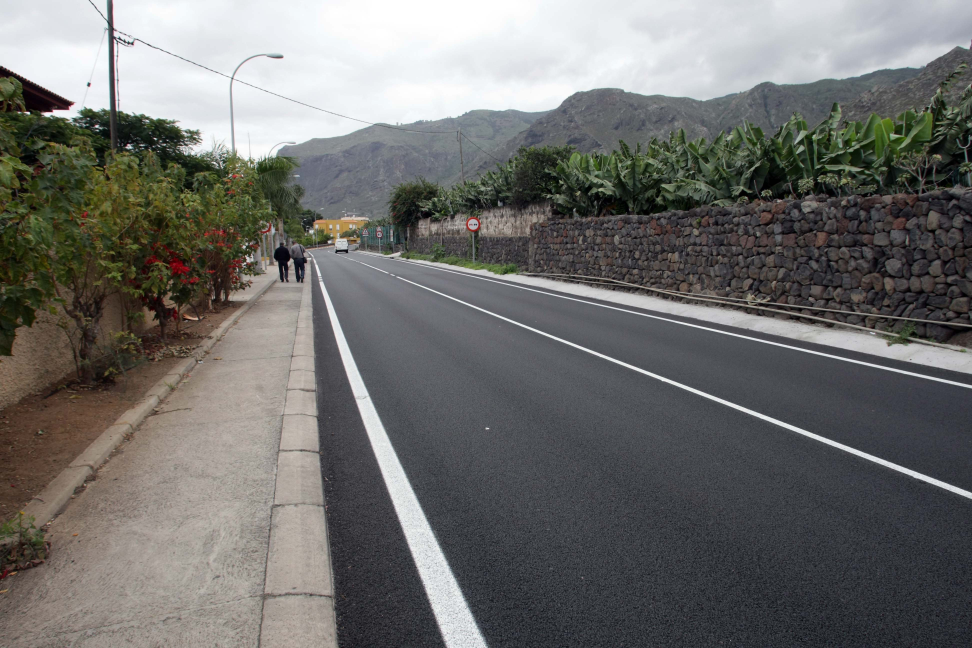
#> input picture images/carretera.jpg, 3888 x 2592 px (shown at 1/4 size)
$ python example.py
#> lines starting #> are read from the running program, lines starting #| are printed output that depends on the picture
### anagliph.py
#!/usr/bin/env python3
# -*- coding: utf-8 -*-
"""
Created on Sat Sep 22 22:03:31 2018

@author: PedrofRodenas
"""

# imports
import numpy as np
import cv2
import matplotlib.pyplot as plt
import utils
import hough
import matplotlib.patches as mpatches


def plot_CutPoints(img, cutP, VanishP):


    fig, ax = plt.subplots()
    ax.imshow(img)

    ax.axis('off')
    red_patch = mpatches.Patch(color='firebrick', label='Cut Points')
    blue_patch = mpatches.Patch(color='blue', label='Vanishing Point')

    for p in cutP:

        ax.plot(p[1],p[0], '+', linewidth=5, color='firebrick')

    # Plot intersection point in blue
    ax.plot(VanishP[1],VanishP[0], '+', linewidth=7, color='blue')
    ax.legend(handles=[red_patch, blue_patch])


# xcale, yscale: image scale for less time computation
# cannymin, cannymax: pixel values range to apply canny filter
# nlines: number of lines to detect
# threshold: minimum value in H space to be considered lines
# nhood_size: minimum space between lines to be considered sigle lines.
def ConvertImageto3D(image, xscale, yscale, cannymin=100, cannymax=200,
                     nlines=4,threshold=0.7, nhood_size=80):

    shapes = cv2.resize(image, (0,0), fx=xscale, fy=yscale)

    M, N, D = shapes.shape

    imagen = np.copy(shapes)

    shapes_grayscale = cv2.cvtColor(shapes, cv2.COLOR_RGB2GRAY)

    # blur image (this will help clean up noise for Canny Edge Detection)
    # see Chapter 2.0 for Guassian Blur or check OpenCV documentation
    shapes_blurred = cv2.GaussianBlur(shapes_grayscale, (5, 5), 1.5)

    # find Canny Edges and show resulting image
    canny_edges = cv2.Canny(shapes_blurred, cannymin, cannymax)
    plt.imshow(canny_edges, cmap='gray')
    plt.title("Canny Edges")

    # run hough_lines_accumulator on the shapes canny_edges image

    H, rhos, thetas = hough.hough_lines_acc(canny_edges)
    indicies, H = hough.hough_peaks(H, nlines,threshold, nhood_size) # find peaks
    hough.plot_hough_acc(H) # plot hough space, brighter spots have higher votes
    hough.hough_lines_draw(shapes, indicies, rhos, thetas)

    plt.figure()
    plt.imshow(shapes)
    plt.title('Lines Detected')
    plt.axis('off')


    x, y = utils.hough_lines_coords(indicies, rhos, thetas)

    coefficients = utils.get_coefficients(x,y)

    # Get the intersection points
    CutPoints = utils.get_intersection(coefficients, M, N)


    # Selection of intersection point that is closer to everyone else
    VanishP = utils.less_distancePoint(CutPoints)

    # Plot cut points and vanishing point
    plot_CutPoints(shapes, CutPoints, VanishP)

    # Memory reservation for DephMap
    DepthMap = np.zeros((M,N))
    DepthMapL = np.zeros((M,N))
    DepthMapR = np.zeros((M,N))

    xvan = VanishP[0]
    yvan = VanishP[1]

    # DepthMap Synthesis at vertical axis
    for i in range(M):

        DepthMap[i,:] = (255/(M-xvan))*(i-xvan)

    # Convert to 0 negatives values
    DepthMap[DepthMap < 0] = 0

    # DepthMap Synthesis at horizontal axis
    for i in range(yvan):

        DepthMapL[xvan:,i] = -(255/yvan)*(i-yvan)

    for i in range(yvan,N):

        DepthMapR[xvan:,i] = (255/(N-yvan))*(i-yvan)

    DepthMapH = DepthMapL + DepthMapR


    # Maximum displacement of image
    Md = int(N / 95)

    # Parallax Matrix Vertical Shift
    parallax = (Md*((DepthMap/255))).astype(int)

    # Parallax Matrix Vertical Shift
    parallaxh = (Md*((DepthMapH/255))).astype(int)

    # Copy third channel (Red)
    imgR = imagen[:,:,2]

    # Image border extension
    img = cv2.copyMakeBorder(imagen,0,0,Md,Md,
                             cv2.BORDER_CONSTANT,value=0)

    pp = (parallax + parallaxh)

    # Channel displacement
    for i in range(M):

        for j in range(N):

            img[i,j+pp[i,j],2] = imgR[i,j]


    Image3D = img[:,Md:-Md,:]

    return Image3D

### hough.py
# Original code from rishabhsixfeet
# Github: https://gist.github.com/rishabhsixfeet/45cb32dd5c1485e273ab81468e531f09


# imports
import numpy as np
import cv2
import matplotlib.pyplot as plt
########################################### HOUGH LINES FROM SCRATCH USING NUMPY
# Step 1: The Hough transform needs a binary edges images.  For this particular
# python file, I used the openCV built in Class Canny to create this edge image
# from the original shapes.png file.

# This is the function that will build the Hough Accumulator for the given image
def hough_lines_acc(img, rho_resolution=1, theta_resolution=1):
    ''' A function for creating a Hough Accumulator for lines in an image. '''
    height, width = img.shape # we need heigth and width to calculate the diag
    img_diagonal = np.ceil(np.sqrt(height**2 + width**2)) # a**2 + b**2 = c**2
    rhos = np.arange(-img_diagonal, img_diagonal + 1, rho_resolution)
    thetas = np.deg2rad(np.arange(-90, 90, theta_resolution))

    # create the empty Hough Accumulator with dimensions equal to the size of
    # rhos and thetas
    H = np.zeros((len(rhos), len(thetas)), dtype=np.uint64)
    y_idxs, x_idxs = np.nonzero(img) # find all edge (nonzero) pixel indexes

    for i in range(len(x_idxs)): # cycle through edge points
        x = x_idxs[i]
        y = y_idxs[i]

        for j in range(len(thetas)): # cycle through thetas and calc rho
            rho = int((x * np.cos(thetas[j]) +
                       y * np.sin(thetas[j])) + img_diagonal)
            H[rho, j] += 1

    return H, rhos, thetas


# This is a simple peaks function that just finds the indicies of the number
# of maximum values equal to num_peaks.  You have to be careful here though, if
# there's any noise in the image it will like create a 'pocket' of local maxima
# values.  This function ignores this and in turn has the tendancy to return
# multiple lines along an actual line in the image.
# [5 lines left out: function hough_simple_peaks, not called in this run]


# This more advance Hough peaks funciton has threshold and nhood_size arguments
# threshold will threshold the peak values to be above this value if supplied,
# where as nhood_size will surpress the surrounding pixels centered around
# the local maximum after that value has been assigned as a peak.  This will
# force the algorithm to look eslwhere after it's already selected a point from
# a 'pocket' of local maxima.
def hough_peaks(H, num_peaks, threshold=0, nhood_size=3):
    ''' A function that returns the indicies of the accumulator array H that
        correspond to a local maxima.  If threshold is active all values less
        than this value will be ignored, if neighborhood_size is greater than
        (1, 1) this number of indicies around the maximum will be surpessed. '''
    # loop through number of peaks to identify
    indicies = []
    H1 = np.copy(H)
    for i in range(num_peaks):
        idx = np.argmax(H1) # find argmax in flattened array
        H1_idx = np.unravel_index(idx, H1.shape) # remap to shape of H
        indicies.append(H1_idx)

        # surpess indicies in neighborhood
        idx_y, idx_x = H1_idx # first separate x, y indexes from argmax(H)
        # if idx_x is too close to the edges choose appropriate values
        if (idx_x - (nhood_size/2)) < 0: min_x = 0
        else: min_x = idx_x - (nhood_size/2)
        if ((idx_x + (nhood_size/2) + 1) > H.shape[1]): max_x = H.shape[1]
        else: max_x = idx_x + (nhood_size/2) + 1

        # if idx_y is too close to the edges choose appropriate values
        if (idx_y - (nhood_size/2)) < 0: min_y = 0
        else: min_y = idx_y - (nhood_size/2)
        if ((idx_y + (nhood_size/2) + 1) > H.shape[0]): max_y = H.shape[0]
        else: max_y = idx_y + (nhood_size/2) + 1

        # bound each index by the neighborhood size and set all values to 0
        for x in range(int(min_x), int(max_x)):
            for y in range(int(min_y), int(max_y)):
                # remove neighborhoods in H1
                H1[y, x] = 0

                # highlight peaks in original H
                if (x == min_x or x == (max_x - 1)):
                    H[y, x] = 255
                if (y == min_y or y == (max_y - 1)):
                    H[y, x] = 255

    # return the indicies and the original Hough space with selected points
    return indicies, H


# a simple funciton used to plot a Hough Accumulator
def plot_hough_acc(H, plot_title='Hough Accumulator Plot'):
    ''' A function that plot a Hough Space using Matplotlib. '''
    fig = plt.figure(figsize=(10, 10))

    fig.canvas.set_window_title(plot_title)

    plt.imshow(H, cmap='jet')

    plt.xlabel('Theta Direction'), plt.ylabel('Rho Direction')
    plt.tight_layout()
    plt.show()


# drawing the lines from the Hough Accumulatorlines using OpevCV cv2.line
def hough_lines_draw(img, indicies, rhos, thetas):
    ''' A function that takes indicies a rhos table and thetas table and draws
        lines on the input images that correspond to these values. '''
    for i in range(len(indicies)):
        # reverse engineer lines from rhos and thetas
        rho = rhos[indicies[i][0]]
        theta = thetas[indicies[i][1]]
        a = np.cos(theta)
        b = np.sin(theta)
        x0 = a*rho
        y0 = b*rho
        # these are then scaled so that the lines go off the edges of the image
        x1 = int(x0 + 1000*(-b))
        y1 = int(y0 + 1000*(a))
        x2 = int(x0 - 1000*(-b))
        y2 = int(y0 - 1000*(a))

        cv2.line(img, (x1, y1), (x2, y2), (0, 255, 0), 3)

### utils.py
#!/usr/bin/env python3
# -*- coding: utf-8 -*-
"""
Created on Sat Sep 22 22:03:31 2018

@author: PedrofRodenas
"""

# imports
import numpy as np

def hough_lines_coords(indicies, rhos, thetas):

    x = []
    y = []


    for i in range(len(indicies)):
        # reverse engineer lines from rhos and thetas
        rho = rhos[indicies[i][0]]
        theta = thetas[indicies[i][1]]
        a = np.cos(theta)
        b = np.sin(theta)
        x0 = a*rho
        y0 = b*rho
        # these are then scaled so that the lines go off the edges of the image
        x1 = int(x0 + 1000*(-b))
        y1 = int(y0 + 1000*(a))
        x2 = int(x0 - 1000*(-b))
        y2 = int(y0 - 1000*(a))
        x.append([x1,x2])
        y.append([y1,y2])

    return np.array(x), np.array(y)


# Get the coefficients of straight line [m,n] slope-point
def get_coefficients(x,y):

    coeff= []

    for i in range(len(x)):

        coeff.append(np.polyfit(x[i], y[i], 1))

    return np.array(coeff)


# Get intersection points solving lineal equation two variables
# coeff is the list of cut point by y-axis  (n) and slope (m)
# coeff = [[m,n],...]
# M and N are the size of image

def get_intersection(coeff, M, N):

    dim = np.array([M,N])

    # Number of lines
    n = len(coeff)

    resul = []

    # Solving following system of linear equation
    # y - m1x = n1
    # y - m2x = n2
    for i in range(n-1):

        for j in range(i+1,n):

            b = [coeff[i][1],coeff[j][1]]
            a = [[1, -coeff[i][0]],[1, -coeff[j][0]]]

            res = np.rint(np.linalg.solve(a,b)).astype(int)

            # Check if intersection point is inside of image boundaries
            if np.all(res > 0) & (dim>=res).all():

                resul.append(res)

    resul = np.array(resul)

    # Delete points of parallel or coincident lines
    resul = np.unique(resul, axis=0)

    return resul


# Selection of intersection point that is closer to everyone else
# Input is the list of intersection points
def less_distancePoint(CutPoints):

    distances = []

    for i in range(len(CutPoints)):

        allp = np.copy(CutPoints)

        point = allp[i]

        np.delete(allp, i, 0)

        distance = 0

    for pts in allp:

        distance = distance + np.linalg.norm(pts - point)

    distances.append(distance)

    distances = np.array(distances)

    # Get the index of minimum value
    ind = np.argmin(distances)

    # Vanishing Point
    VanishP = CutPoints[ind]

    return VanishP


### example.py
import cv2
import anagliph
import string
from random import choices

# read 2D-Image input
shape = cv2.imread('images/carretera.jpg')
#> shape is the input picture: shape (2592, 3888, 3); mean B, G, R 108, 110.3, 110.5

# Scale input image for less time computation
Image3D = anagliph.ConvertImageto3D(shape, xscale=0.3, yscale=0.3,
                                    cannymin=100, cannymax=200,
                                    nlines=4,threshold=0.7, nhood_size=80)
#> in ConvertImageto3D, `canny_edges = cv2.Canny(shapes_blurred, cannymin, cannymax)`:
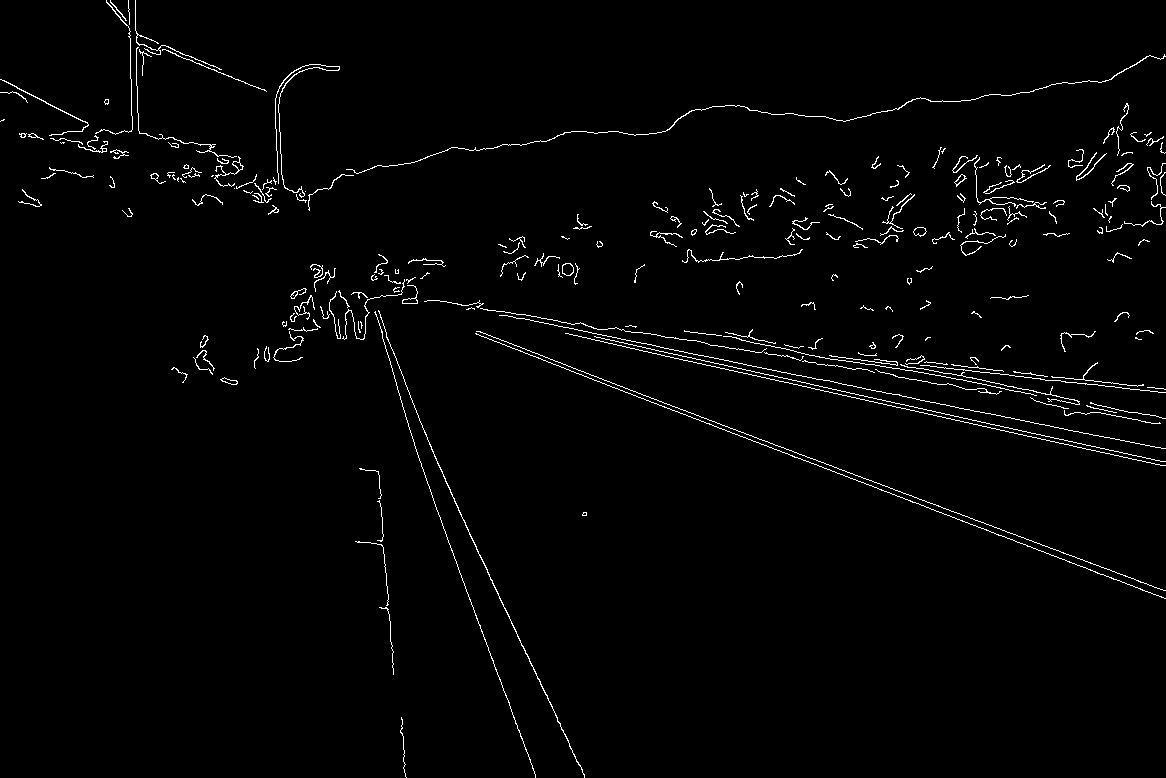
#> canny_edges: shape (778, 1166); 1.8% white in thin lines or dots
#> in hough_lines_acc, `y_idxs, x_idxs = np.nonzero(img)`: y_idxs = 16109 values from 0 to 777; x_idxs = 16109 values, max 1165 at index 383, min 0 at index 741, mean 673.6
#> the loop in hough_lines_acc, `for i in range(len(x_idxs)):` made 16109 passes
#> (x, y) on passes 1 to 3: (106, 0), (110, 0), (128, 0)
#> in ConvertImageto3D, `H, rhos, thetas = hough.hough_lines_acc(canny_edges)`: rhos = 2805 values from -1402 to 1402; thetas = 180 values from -1.57 to 1.55
#> the loop in hough_peaks, `for i in range(num_peaks):` made 4 passes
#> (idx, idx_y, idx_x, min_x, max_x, min_y, max_y) on pass 2: (288425, 1602, 65, 25, 106, 1562, 1643)
#> after the loop in hough_peaks, `for i in range(num_peaks):`:
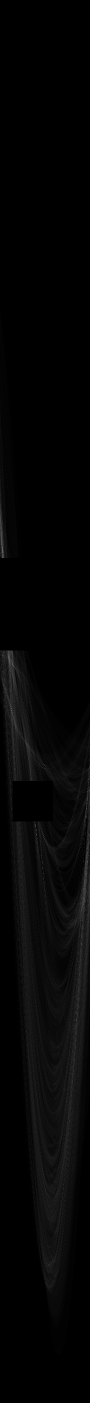
#> H1: shape (2805, 180) uint64 (shown at 1/2 size); min 0, max 141, mean 5.1
#> after the loop in hough_peaks, `for i in range(num_peaks):`: indicies = [(1260, 21), (1602, 65), (1208, 13), (1156, 7)]
#> the loop in hough_lines_draw, `for i in range(len(indicies)):` made 4 passes
#> (rho, theta, a, b, x0, y0, x1, y1) on passes 1 to 4: (-142, -1.2, 0.358, -0.934, -50.89, 132.6, 882, 490), (200, -0.436, 0.906, -0.423, 181.3, -84.52, 603, 821), (-194, -1.34, 0.225, -0.974, -43.64, 189, 930, 413), (-246, -1.45, 0.122, -0.993, -29.98, 244.2, 962, 366)
#> the loop in hough_lines_coords, `for i in range(len(indicies)):` made 4 passes
#> after the loop in hough_lines_coords, `for i in range(len(indicies)):`: x = [[882, -984], [603, -241], [930, -1018], [962, -1022]]; y = [[490, -225], [821, -990], [413, -35], [366, 122]]
#> the loop in get_coefficients, `for i in range(len(x)): ` made 4 passes
#> after the loop in get_coefficients, `for i in range(len(x)):`: coeff = [[0.383, 152], [2.15, -472.9], [0.23, 199.1], [0.123, 247.7]]
#> in ConvertImageto3D, `coefficients = utils.get_coefficients(x,y)`: coefficients has the same summary as coeff in get_coefficients
#> in get_intersection, `dim = np.array([M,N])`: dim = [778, 1166]
#> in get_intersection, `n = len(coeff)`: n = 4
#> after the loop in get_intersection, `for i in range(n-1):`: resul = [[288, 355], [270, 307], [293, 368], [280, 351], [292, 356], [304, 454]]
#> in get_intersection, `resul = np.unique(resul, axis=0)`: resul = [[270, 307], [280, 351], [288, 355], [292, 356], [293, 368], [304, 454]]
#> in ConvertImageto3D, `CutPoints = utils.get_intersection(coefficients, M, N)`: CutPoints has the same summary as resul in get_intersection
#> the loop in less_distancePoint, `for i in range(len(CutPoints)): ` made 6 passes
#> the loop in less_distancePoint, `for pts in allp: ` made 6 passes
#> (pts, distance) on passes 1 to 6: ([270, 307], 150.9), ([280, 351], 256.6), ([288, 355], 356.9), ([292, 356], 455.7), ([293, 368], 542.4), ([304, 454], 542.4)
#> after the loop in less_distancePoint, `for pts in allp:`: distance = 542.4
#> in less_distancePoint, `distances = np.array(distances)`: distances = [542.4]
#> in less_distancePoint, `ind = np.argmin(distances)`: ind = 0
#> in less_distancePoint, `VanishP = CutPoints[ind]`: VanishP = [270, 307]
#> the loop in plot_CutPoints, `for p in cutP: ` made 6 passes
#> in ConvertImageto3D, `xvan = VanishP[0]`: xvan = 270
#> in ConvertImageto3D, `yvan = VanishP[1]`: yvan = 307
#> after the loop in ConvertImageto3D, `for i in range(yvan):`:
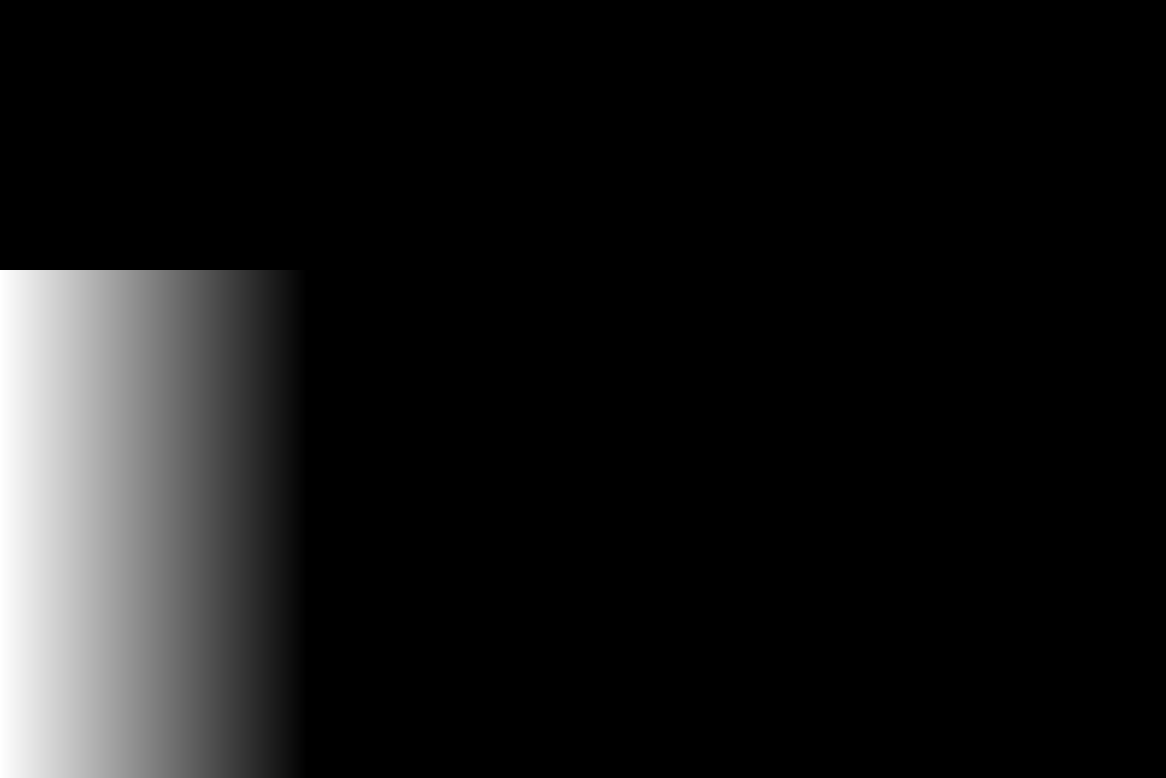
#> DepthMapL: shape (778, 1166) float64; min 0, max 255, mean 22
#> in ConvertImageto3D, `DepthMapH = DepthMapL + DepthMapR`:
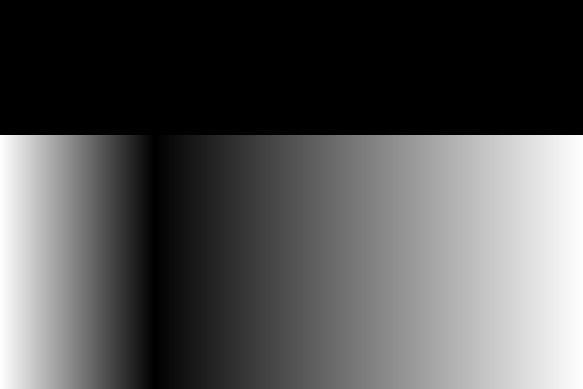
#> DepthMapH: shape (778, 1166) float64 (shown at 1/2 size); min 0, max 255, mean 83.3
#> in ConvertImageto3D, `Md = int(N / 95)`: Md = 12
#> in ConvertImageto3D, `pp = (parallax + parallaxh)`:
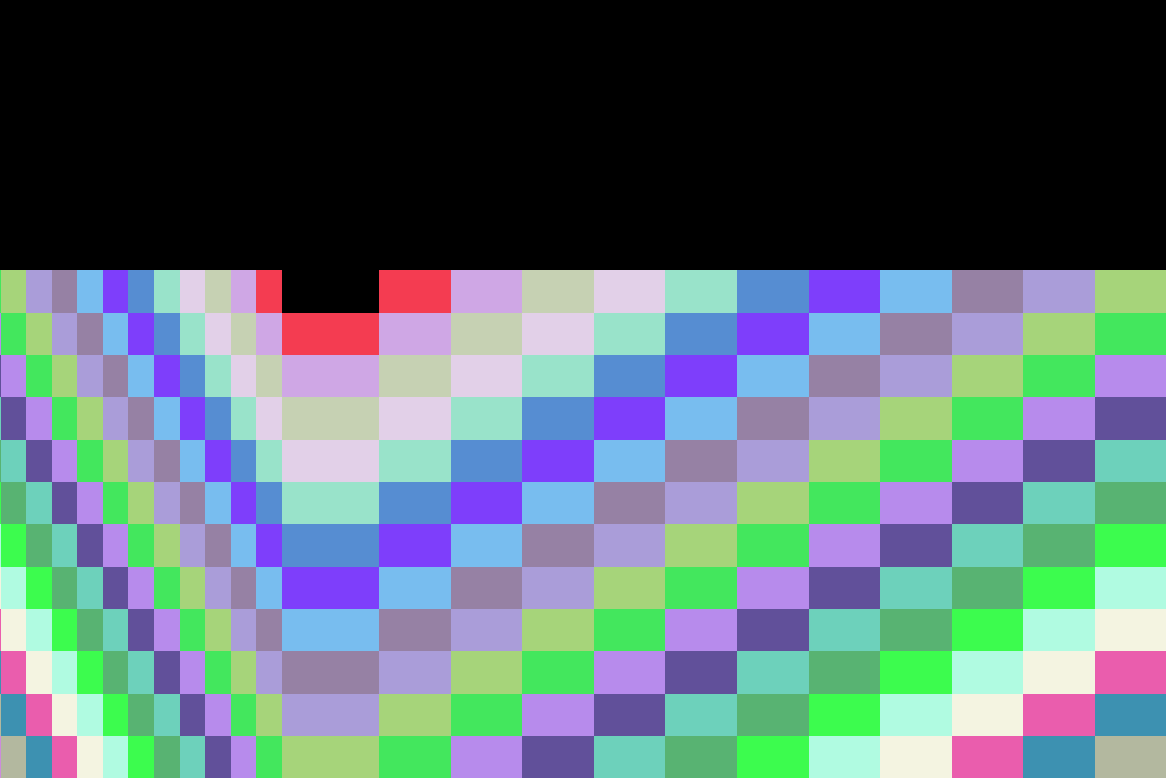
#> pp: shape (778, 1166) int64; 24 distinct labels, from 0 to 23; one colour per label, 0 black

# Random output image name
name = ''.join(choices(string.ascii_uppercase + string.digits, k=5))

# Save 3D-Anaglyph Image
cv2.imwrite('results/{0}.jpg'.format(name),Image3D)
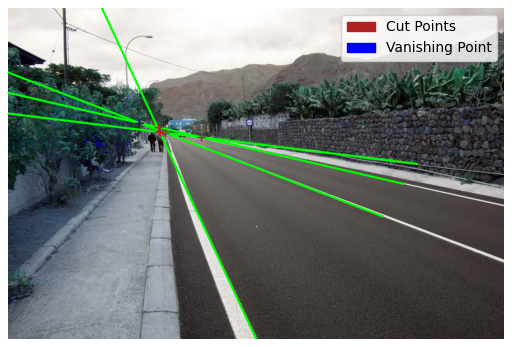
#> figure drawn by matplotlib, 1 panel; B, G, R data is drawn as R, G, B
